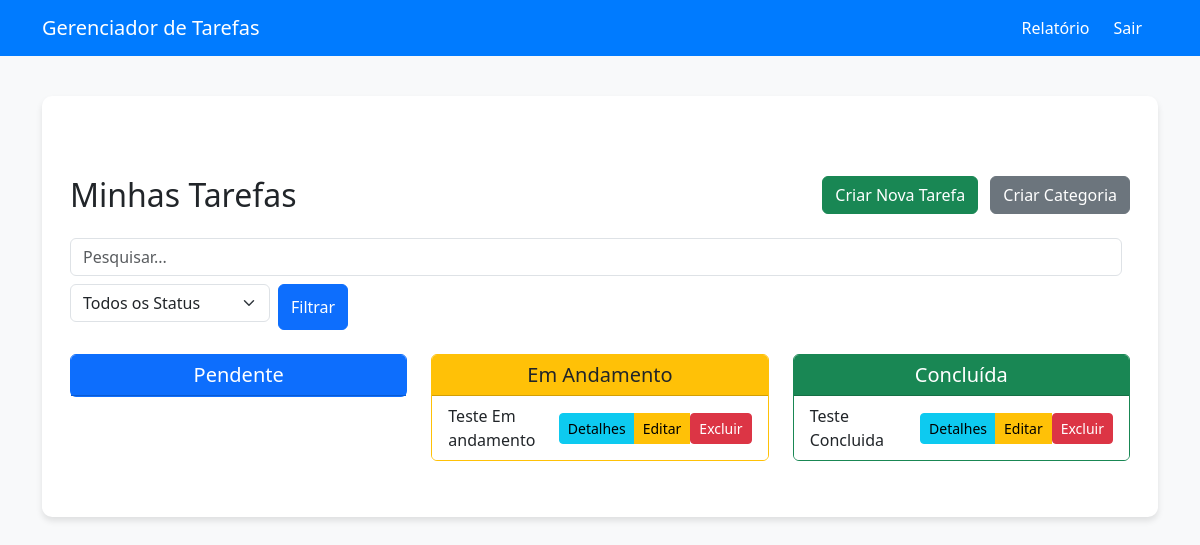
/tasks/ (signed in), run on an earlier commit of the app's database.
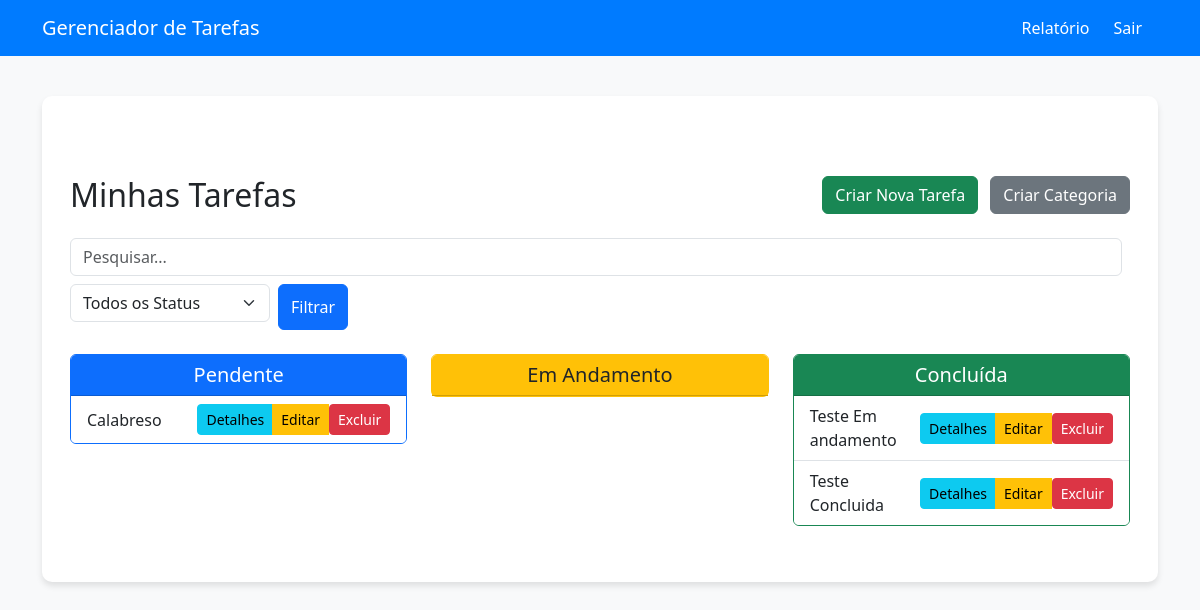
And on a later commit of the database.
### tasks/models.py (models this page shows, shortened)
class Task(models.Model):
    STATUS_CHOICES = [
        ('P', 'Pendente'),
        ('E', 'Em andamento'),
        ('C', 'Concluída'),
    ]
    PRIORITY_CHOICES = [
        ('L', 'Baixa'),
        ('M', 'Média'),
        ('H', 'Alta'),
    ]
    user = models.ForeignKey(User, on_delete=models.CASCADE)
    title = models.CharField(max_length=100)
    description = models.TextField()
    due_date = models.DateField()
    completion_date = models.DateField(null=True, blank=True)
    priority = models.CharField(max_length=1, choices=PRIORITY_CHOICES, default='M')
    status = models.CharField(max_length=1, choices=STATUS_CHOICES, default='P')
    category = models.ForeignKey(Category, on_delete=models.SET_NULL, null=True, blank=True)
    parent_task = models.ForeignKey('self', on_delete=models.CASCADE, null=True, blank=True, related_name='subtasks')

### tasks/views.py (the view)
# urls.py: path('', views.task_list, name='task_list'),
@login_required
def task_list(request):
    query = request.GET.get('q')
    filter_status = request.GET.get('status')
    tasks = Task.objects.filter(user=request.user, parent_task__isnull=True)  # Excluir subtarefas da lista principal
    if query:
        tasks = tasks.filter(Q(title__icontains=query) | Q(description__icontains=query))
    if filter_status:
        tasks = tasks.filter(status=filter_status)
    return render(request, 'tasks/task_list.html', {'tasks': tasks})

### tasks/templates/tasks/task_list.html (shortened to what this page needs)
{% extends "base.html" %}
{% block content %}
<div class="container mt-5">
    <div class="d-flex justify-content-between align-items-center mb-4">
        <h2 class="mb-0">Minhas Tarefas</h2>
        <div>
            <a href="{% url 'task_create' %}" class="btn btn-success me-2">Criar Nova Tarefa</a>
            <a href="{% url 'category_create' %}" class="btn btn-secondary">Criar Categoria</a>
        </div>
    </div>
    <form method="get" class="d-flex flex-wrap mb-4">
        <input type="text" name="q" class="form-control me-2 mb-2" placeholder="Pesquisar..." value="{{ request.GET.q }}">
        <select name="status" class="form-select me-2 mb-2" style="max-width: 200px;">
            <option value="">Todos os Status</option>
        </select>
        <button type="submit" class="btn btn-primary">Filtrar</button>
    </form>
    <div class="row">
        <div class="col-lg-4 mb-4">
            <div class="card border-primary">
                <div class="card-header bg-primary text-white text-center">
                    <h5 class="mb-0">Pendente</h5>
                </div>
                <ul id="pending-tasks" class="list-group list-group-flush">
                    {% for task in tasks %}
                        {% if task.status == 'P' %}
                        <li class="list-group-item d-flex justify-content-between align-items-center" data-task-id="{{ task.id }}">
                            <span>{{ task.title }}</span>
                            <div class="btn-group" role="group">
                                <a href="{% url 'task_detail' task.pk %}" class="btn btn-sm btn-info">Detalhes</a>
                                <a href="{% url 'task_update' task.pk %}" class="btn btn-sm btn-warning">Editar</a>
                                <form action="{% url 'task_delete' task.pk %}" method="post" style="display:inline;">
                                    <button type="submit" class="btn btn-sm btn-danger">Excluir</button>
                                </form>
                            </div>
                        </li>
                        {% endif %}
                    {% endfor %}
                </ul>
            </div>
        </div>
        <div class="col-lg-4 mb-4">
            <div class="card border-warning">
                <div class="card-header bg-warning text-dark text-center">
                    <h5 class="mb-0">Em Andamento</h5>
                </div>
                <ul id="in-progress-tasks" class="list-group list-group-flush">
                    {% for task in tasks %}
                        {% if task.status == 'E' %}
                        <li class="list-group-item d-flex justify-content-between align-items-center" data-task-id="{{ task.id }}">
                            <span>{{ task.title }}</span>
                            <div class="btn-group" role="group">
                                <a href="{% url 'task_detail' task.pk %}" class="btn btn-sm btn-info">Detalhes</a>
                                <a href="{% url 'task_update' task.pk %}" class="btn btn-sm btn-warning">Editar</a>
                                <form action="{% url 'task_delete' task.pk %}" method="post" style="display:inline;">
                                    <button type="submit" class="btn btn-sm btn-danger">Excluir</button>
                                </form>
                            </div>
                        </li>
                        {% endif %}
                    {% endfor %}
                </ul>
            </div>
        </div>
        <div class="col-lg-4 mb-4">
            <div class="card border-success">
                <div class="card-header bg-success text-white text-center">
                    <h5 class="mb-0">Concluída</h5>
                </div>
                <ul id="completed-tasks" class="list-group list-group-flush">
                    {% for task in tasks %}
                        {% if task.status == 'C' %}
                        <li class="list-group-item d-flex justify-content-between align-items-center" data-task-id="{{ task.id }}">
                            <span>{{ task.title }}</span>
                            <div class="btn-group" role="group">
                                <a href="{% url 'task_detail' task.pk %}" class="btn btn-sm btn-info">Detalhes</a>
                                <a href="{% url 'task_update' task.pk %}" class="btn btn-sm btn-warning">Editar</a>
                                <form action="{% url 'task_delete' task.pk %}" method="post" style="display:inline;">
                                    <button type="submit" class="btn btn-sm btn-danger">Excluir</button>
                                </form>
                            </div>
                        </li>
                        {% endif %}
                    {% endfor %}
                </ul>
            </div>
        </div>
    </div>
</div>
{% endblock %}

### tasks/templates/base.html (shortened to what this page needs)
<!DOCTYPE html>
<html lang="pt-BR">
<head>
    <link href="https://cdn.jsdelivr.net/npm/bootstrap@5.3.0-alpha1/dist/css/bootstrap.min.css" rel="stylesheet">
</head>
<body>
    <nav class="navbar navbar-expand-lg navbar-dark fixed-top">
        <div class="container">
            <a class="navbar-brand" href="{% url 'task_list' %}">Gerenciador de Tarefas</a>
            <div class="collapse navbar-collapse" id="navbarResponsive">
                <ul class="navbar-nav ms-auto">
                    {% if user.is_authenticated %}
                        <li class="nav-item">
                            <a class="nav-link" href="{% url 'task_report' %}">Relatório</a>
                        </li>
                        <li class="nav-item">
                            <a class="btn btn-outline-light nav-link px-3" href="{% url 'logout' %}">Sair</a>
                        </li>
                    {% endif %}
                </ul>
            </div>
        </div>
    </nav>
    <div class="container mt-5 pt-5">
        <div class="jumbotron">
            {% block content %}{% endblock %}
        </div>
    </div>
</body>
</html>

### tasks/templates/base.html (style rules this page uses)
body { background-color: #f8f9fa; }
.navbar { background-color: #007bff; }
.navbar-brand, .nav-link { color: #fff !important; }
.jumbotron { background-color: #fff; padding: 2rem 1rem; border-radius: 10px; box-shadow: 0 4px 6px rgba(0, 0, 0, 0.1); }

What changed in the data, as far as the page shows it:
added Task: title "Calabreso", shown under "Pendente"
changed Task "Teste Em andamento": moves from the list under "Em Andamento" to the list under "Concluída"
